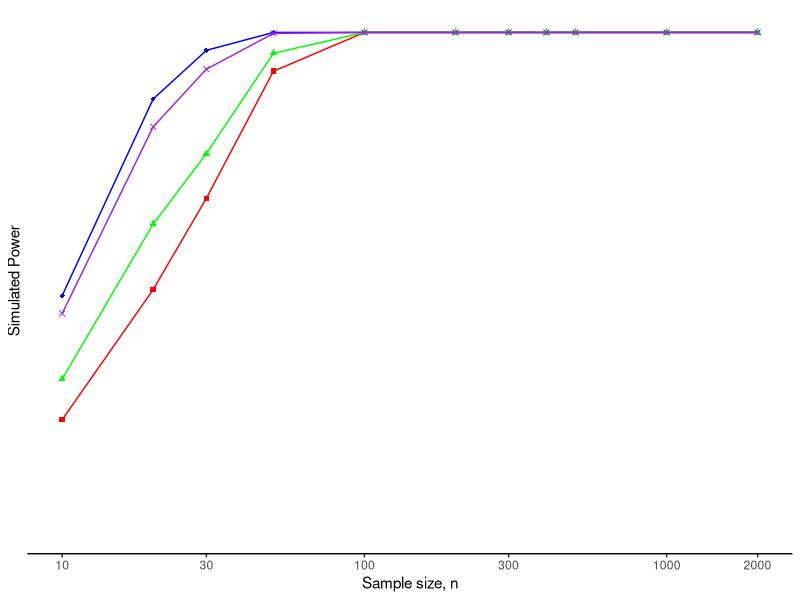

Reproduce this figure in R.
library(nortest)
library(ggplot2)
library(purrr)


#TESTS' STATISTICS

#Kolmogorov_Smirnov test statistic
ks <- function(x){
  return(ks.test(x, 'pnorm', mean(x), sd(x))$statistic)
}

#Shapiro-Wilk test statistic
sw <- function(x){
  return(shapiro.test(x)$statistic)
}

#Lilliefors test statistic
lillie <- function(x){
  return(lillie.test(x)$statistic)
}

#Anderson-Darling test statistic
ad <- function(x){
  stat <- ad.test(x)$statistic
  n <- length(x)
  return(stat*(1 + 0.75*n + 2.25*n^2))
}


# #DISTRIBUTIONS' SAMPLES
# 
# #Uniform
# u_sample <- function(n, a, b){
#   return(runif(n, a, b))
# }
# 
# #Beta
# beta_sample <- function(n, a, b){
#   return(rbeta(n, a, b))
# }
# 
# #t
# t_sample <- function(n, df){
#   return(rt(n, df))
# }
# 
# #Laplace
# laplace_sample <- function(n){
#   return(rlaplace(n))
# }
# 
# #Chi2
# chi2_sample <- function(n, df){
#   return(rchisq(n, df))
# }
# 
# #Gamma
# gamma_sample <- function(n, shape, scale){
#   return(rgamma(n, shape = shape, scale = scale))
# }


#Finds critical value of test based on
#50 000 samples of 100 independent observations
test_power <- function(test_fun, alpha, N = 5000, M = 500){
  test_name <- as.character(substitute(test_fun))
  p <- c()
  n <- c(10, 20, 30, 50, 100, 200, 300, 400, 500, 1000, 2000)
  crits <- c()
  for(i in n){
    X <- replicate(N, rnorm(i, mean = 0, sd = 1))
    dim(X) <- c(i, N)
    T <- apply(X, 2, test_fun)
    
    if(test_name == 'sw'){
      crit <- quantile(sort(T), alpha)
    }
    else if(test_name == 'ks'){
      crit <- quantile(sort(T), 1 - alpha/2)
    }
    else{
      crit <- quantile(sort(T), 1 - alpha)
    }
    crits <- append(crits, crit)
  }

  for(i in 1:length(n)){
    Y <- replicate(M, rgamma(n[i], 1, 5))
    dim(Y) <- c(n[i], M)
    D <- apply(Y, 2, test_fun)
    if(test_name == 'sw'){
      d <- length(which(D < crits[i]))
    }
    else{
      d <- length(which(D > crits[i]))
    }
    p <- append(p, d/M)
  }
  return(p)
}

plot_powers <- function(alpha){
  n <- c(10, 20, 30, 50, 100, 200, 300, 400, 500, 1000, 2000)
  p_sw <- test_power(sw, alpha)
  p_ks <- test_power(ks, alpha)
  p_lillie <- test_power(lillie, alpha)
  p_ad <- test_power(ad, alpha)
  df <- data.frame(n, p_sw, p_ks, p_lillie, p_ad)
  
  ggplot(df, aes(x = n)) + 
    geom_line(y = p_sw, color = 'blue') +
    geom_point(y = p_sw, shape = 18, color = 'blue') +
    geom_line(y = p_ks, color = 'red') +
    geom_point(y = p_ks, shape = 15, color = 'red') +
    geom_line(y = p_lillie, color = 'green') +
    geom_point(y = p_lillie, shape = 17, color = 'green') +
    geom_line(y = p_ad, color = 'purple') +
    geom_point(y = p_ad, shape = 4, color = 'purple') +
    scale_x_continuous(breaks = c(10, 30, 100, 300, 1000, 2000),
                       trans = 'log2') +
    scale_y_continuous(breaks = seq(0, 1, by = 0.1)) +
    theme_classic() + 
    labs(x = 'Sample size, n', y = 'Simulated Power')
}
plot_powers(0.05)
